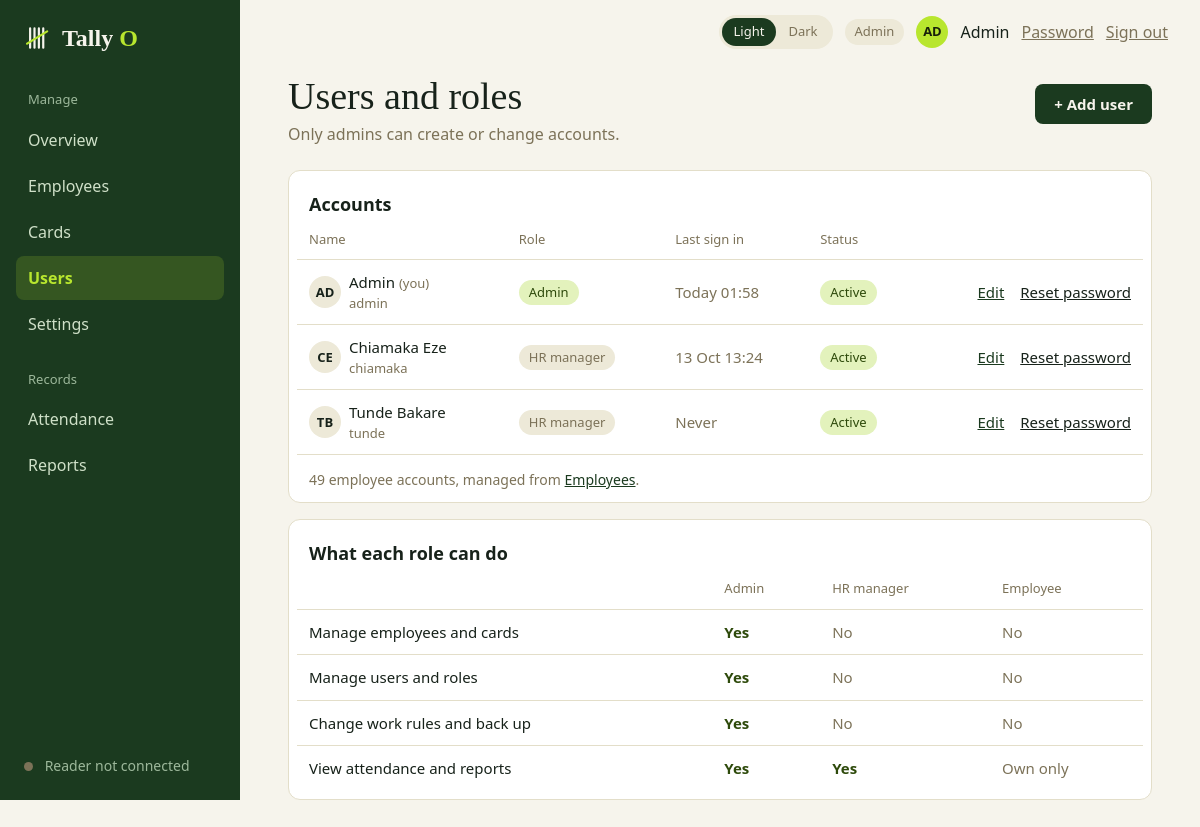
The page /admin/users (signed in) on the database as committed earlier.
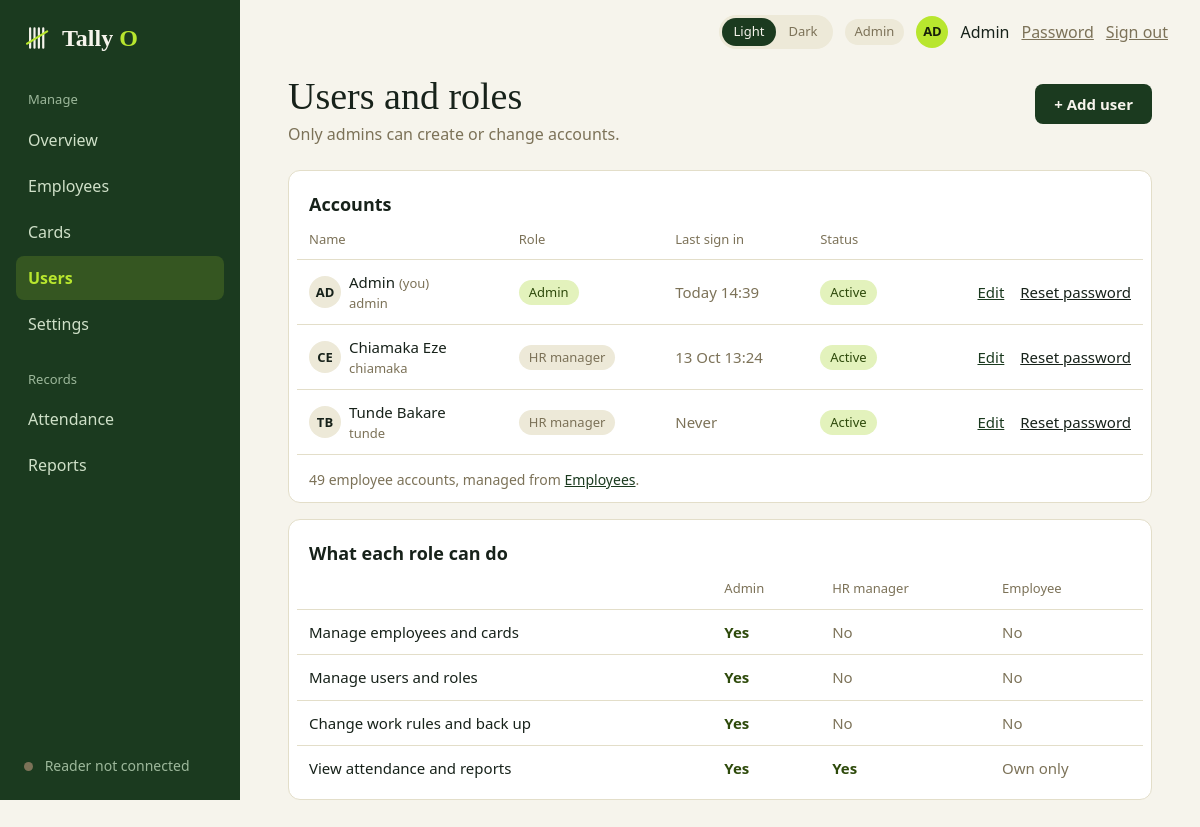
The same page on the database as committed later.
### tables this page shows
CREATE TABLE users (
    id            INTEGER PRIMARY KEY,
    username      TEXT    NOT NULL UNIQUE COLLATE NOCASE,  -- employees use their code
    full_name     TEXT    NOT NULL,
    role          TEXT    NOT NULL CHECK (role IN ('admin', 'hr', 'employee')),
    password_hash TEXT    NOT NULL,
    employee_id   INTEGER UNIQUE REFERENCES employees(id),
    is_active     INTEGER NOT NULL DEFAULT 1 CHECK (is_active IN (0, 1)),
    last_login_at TEXT, must_change_password INTEGER NOT NULL DEFAULT 0,
    -- an employee account must point at an employee; the others must not
    CHECK ((role = 'employee') = (employee_id IS NOT NULL))
);

### admin.py (the view)
@bp.route("/users")
@admin_only
def users():
    conn = db.get_db()
    return render_template(
        "admin_users.html", staff=queries.staff_accounts(conn),
        employee_accounts=queries.employee_account_count(conn),
        me_id=session["user"]["id"], today=date.today().isoformat(), **shell_context("Users"))

### app.py (called while the page is built)
@app.context_processor
def inject_globals():
    return {"APP_NAME": APP_NAME, "APP_TAGLINE": APP_TAGLINE,
            "csrf_token": auth.csrf_token, "safe_url": safe_url,
            "reader": reader.status()}

@app.after_request
def no_store_when_signed_in(response):
    if "user" in session and request.endpoint != "static":
        response.headers["Cache-Control"] = "no-store"
    return response

### auth.py (called while the page is built)
def csrf_token():
    if "csrf" not in session:
        session["csrf"] = secrets.token_hex(16)
    return session["csrf"]

def login_required(view):
    @wraps(view)
    def wrapped(*args, **kwargs):
        user = session.get("user")
        if not user:
            return redirect(url_for("auth.login"))
        row = get_db().execute("SELECT is_active, must_change_password FROM users WHERE id = ?",
                               (user["id"],)).fetchone()
        if row is None or not row["is_active"]:       # deactivated since they signed in
            session.clear()
            return redirect(url_for("auth.login"))
        if row["must_change_password"] and request.endpoint not in ("account.password", "auth.logout"):
            return redirect(url_for("account.password"))
        return view(*args, **kwargs)
    return wrapped

def role_required(*roles):
    def decorator(view):
        @wraps(view)
        @login_required
        def wrapped(*args, **kwargs):
            if session["user"]["role"] not in roles:
                abort(403)
            return view(*args, **kwargs)
        return wrapped
    return decorator

### db.py (called while the page is built)
def connect(path=DEFAULT_DB):
    Path(path).parent.mkdir(parents=True, exist_ok=True)
    conn = sqlite3.connect(str(path), isolation_level=None, timeout=10)  # we run transactions ourselves
    conn.row_factory = sqlite3.Row            # rows behave like dicts: row["name"]
    conn.execute("PRAGMA foreign_keys = ON")  # SQLite ignores foreign keys unless asked
    conn.execute("PRAGMA journal_mode = WAL") # readers don't block the writer
    return conn

def get_db():
    if "db" not in g:
        g.db = connect(current_app.config["DATABASE"])
    return g.db

### queries.py (called while the page is built)
def employee_account_count(db):
    return db.execute("SELECT COUNT(*) FROM users WHERE role = 'employee'").fetchone()[0]

### reader.py (called while the page is built)
def status():
    return {"connected": False, "port": None, "label": "Reader not connected"}

### shell.py (called while the page is built)
def safe_url(endpoint, **values):
    try:
        return url_for(endpoint, **values)
    except BuildError:
        return "#"

### templates/admin_users.html (shortened to what this page needs)
{% extends "app_shell.html" %}
{% block content %}
  <div class="page-head">
    <div>
      <h1 class="page-title">Users and roles</h1>
      <p class="muted mt-1">Only admins can create or change accounts.</p>
    </div>
    <a class="btn" href="{{ url_for('admin.user_new') }}">+ Add user</a>
  </div>
  <div class="card table-card mt-5">
    <h2 class="section-title table-title">Accounts</h2>
    <table class="table">
      <thead><tr><th>Name</th><th>Role</th><th>Last sign in</th><th>Status</th><th></th></tr></thead>
      <tbody>
        {% for u in staff %}
          <tr>
            <td>
              <div class="row">
                <span class="avatar">{{ u.initials }}</span>
                <div>
                  <div>{{ u.full_name }}{% if u.id == me_id %} <span class="muted small">(you)</span>{% endif %}</div>
                  <div class="muted small">{{ u.username }}</div>
                </div>
              </div>
            </td>
            <td>{% if u.role == 'admin' %}<span class="pill pill-ok">Admin</span>{% else %}<span class="pill">HR manager</span>{% endif %}</td>
            <td class="muted">{{ u.last_login_at | when(today) if u.last_login_at else 'Never' }}</td>
            <td>{% if u.is_active %}<span class="pill pill-ok">Active</span>{% else %}<span class="pill pill-bad">Inactive</span>{% endif %}</td>
            <td class="right">
              <a href="{{ url_for('admin.user_edit', user_id=u.id) }}">Edit</a>
              {% if u.is_active %}
                <form class="inline-form row-action" method="post"
                      action="{{ url_for('admin.user_reset_password', user_id=u.id) }}"
                      onsubmit="return confirm('Reset the password for {{ u.full_name|e }}? Their current password will stop working.')">
                  <button class="link-button" type="submit">Reset password</button>
                </form>
              {% endif %}
            </td>
          </tr>
        {% endfor %}
      </tbody>
    </table>
    <p class="table-foot muted">{{ employee_accounts }} employee accounts, managed from <a href="{{ safe_url('admin.employees') }}">Employees</a>.</p>
  </div>
  <div class="card table-card mt-4">
    <h2 class="section-title table-title">What each role can do</h2>
    <table class="table">
      <thead><tr><th></th><th>Admin</th><th>HR manager</th><th>Employee</th></tr></thead>
      <tbody>
        {% for label, admin, hr, emp in (
            ('Manage employees and cards', 'Yes', 'No', 'No'),
            ('Manage users and roles', 'Yes', 'No', 'No'),
            ('Change work rules and back up', 'Yes', 'No', 'No'),
            ('View attendance and reports', 'Yes', 'Yes', 'Own only')) %}
          <tr>
            <td>{{ label }}</td>
            {% for v in (admin, hr, emp) %}<td class="{{ 'yes' if v == 'Yes' else 'muted' }}">{{ v }}</td>{% endfor %}
          </tr>
        {% endfor %}
      </tbody>
    </table>
  </div>
{% endblock %}

### templates/app_shell.html (shortened to what this page needs)
{% extends "base.html" %}
{% block head %}
  <link rel="stylesheet" href="{{ url_for('static', filename='css/dashboard.css') }}">
{% endblock %}
{% block body %}
<div class="shell">
  <aside class="sidebar">
    <a class="sidebar-brand" href="{{ url_for('home') }}">
      {% include "partials/logo.html" %}
    </a>
    <nav aria-label="Main menu">
      {% for group in nav %}
        <div class="nav-label">{{ group.label }}</div>
        {% for link in group.links %}
          <a class="nav-link" href="{{ link.href }}"
             {% if link.name == active %}aria-current="page"{% endif %}>{{ link.name }}</a>
        {% endfor %}
      {% endfor %}
    </nav>
    <div class="sidebar-footer">
      {% block sidebar_footer %}<span class="dot{{ '' if reader.connected else ' dot-off' }}"></span> {{ reader.label }}{% endblock %}
    </div>
  </aside>
  <div class="main">
    <header class="topbar">
      {% include "partials/theme_toggle.html" %}
      <span class="pill">{{ role_label }}</span>
      <span class="avatar avatar-accent">{{ user_initials }}</span>
      <span>{{ user_name }}</span>
      <a class="muted" href="{{ safe_url('account.password') }}">Password</a>
      <form class="inline-form" method="post" action="{{ url_for('auth.logout') }}">
        <button class="link-button muted" type="submit">Sign out</button>
      </form>
    </header>
    <main class="content">
      {% block content %}{% endblock %}
    </main>
  </div>
</div>
{% endblock %}

### templates/base.html (shortened to what this page needs)
<!DOCTYPE html>
<html lang="en" data-theme="light">
<head>
  <link rel="stylesheet" href="{{ url_for('static', filename='css/base.css') }}">
  {% block head %}{% endblock %}
</head>
<body class="{% block body_class %}{% endblock %}">
  {% block body %}{% endblock %}
</body>
</html>

### templates/partials/logo.html
<span class="brand">
    <svg class="brand-mark" viewBox="0 0 64 64" fill="none" stroke="currentColor" stroke-width="5" stroke-linecap="round" aria-hidden="true">
        <path d="M14 10V54M24 10V54M34 10V54M44 10V54"/>
        <path class="brand-slash" d="M7 45L53 17"/>
    </svg>
    <span class="brand-name">{{ APP_NAME[:-1] }}
        <span>{{ APP_NAME[-1]|upper }}</span>
    </span>
</span>

### templates/partials/theme_toggle.html
<div class="theme-toggle" role="group" aria-label="Colour theme">
    <button type="button" data-theme-option="light" aria-pressed="false">Light</button>
    <button type="button" data-theme-option="dark" aria-pressed="false">Dark</button>
</div>

### static/css/dashboard.css (style rules this page uses)
.page-head { display: flex; align-items: flex-start; justify-content: space-between; gap: var(--space-4); flex-wrap: wrap; }
.page-head .btn { margin-top: 0.5rem; }
.mt-5 { margin-top: var(--space-5); }
.small { font-size: 0.8125rem; }
.right { text-align: right; }
.dot-off { background: var(--sidebar-muted); }
.dot-off { background: var(--muted); }
.table-title { padding: 0.25rem 0.75rem 0.75rem; }
.table-foot { padding: 0.875rem 0.75rem 0.25rem; font-size: 0.875rem; border-top: 1px solid var(--line); }
.row-action { margin-left: var(--space-3); }
.yes { color: var(--ok-fg); font-weight: 700; }

Rows that differ between the two databases and show on the page:
changed users "Admin": last_login_at|when "Today 01:58" → "Today 14:39"
